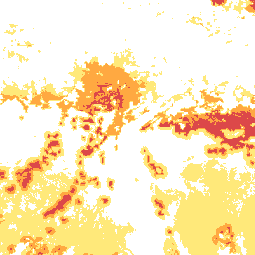
#> input picture elk_probability_files/11/0_0.png, 255 x 255 px; its folder holds only this picture in this run
$ python autoscout_hotspot_tier.py
#> lines starting #> are read from the running program, lines starting #| are printed output that depends on the picture; after the words box and inside, x2 and y2 are one past the last pixel; in counts of white or black regions, pixels touching at a corner belong together
#> (reads pipeline/unit.json from the repository)
"""Auto-Scout step 1 of 4: read the OLD hotspot layer into tiers, for comparison.

Auto-Scout does not use the old layer as an input -- nothing it scores comes
from here. This exists only so each area can report how much of it the old
layer also rated, which is the one corroboration we have (a guide who hunts the
unit called the old layer "mostly accurate", twice).

The old layer is a GMU 44 artefact whose generator was lost. Another unit will
not have it; this step then records that there is no reference layer, and the
areas say so instead of claiming disagreement.

Reads  elk_probability_files/11/*.png  (Deep Zoom level 11 = 1874 x 1251 px,
       one pixel short of matching the 1873 x 1250 grid on each axis)
Writes WORK/hotspot_tier.npy   0 none, 1 yellow, 2 orange, 3 red
       WORK/reference.json     {"has_reference": bool}
"""
import os, re, json, numpy as np
from PIL import Image
from unit import REPO, EW, EH

WORK = os.path.expanduser('~/gmu44-scratch/work/autoscout')
os.makedirs(WORK, exist_ok=True)
D = os.path.join(REPO, 'elk_probability_files', '11')
TS, OV = 254, 1                      # Deep Zoom tile size and overlap

tier = np.zeros((EH, EW), np.int8)
has_ref = os.path.isdir(D)
if has_ref:
    cols = rows = 0
    for f in os.listdir(D):
        m = re.match(r'(\d+)_(\d+)\.png', f)
        if m:
            cols = max(cols, int(m.group(1)) + 1)
            rows = max(rows, int(m.group(2)) + 1)
    canvas = Image.new('RGBA', (1874, 1251))
#> canvas: PIL image 1874x1251 RGBA; every value is 0
    for c in range(cols):
        for r in range(rows):
            p = os.path.join(D, '%d_%d.png' % (c, r))
            if not os.path.exists(p):
                continue
            im = Image.open(p).convert('RGBA')
#> im is the input picture: PIL image 255x255 RGBA; mean R, G, B, A 106.9, 78.7, 16.4, 74.8
            canvas.paste(im, (c*TS - (OV if c > 0 else 0), r*TS - (OV if r > 0 else 0)))
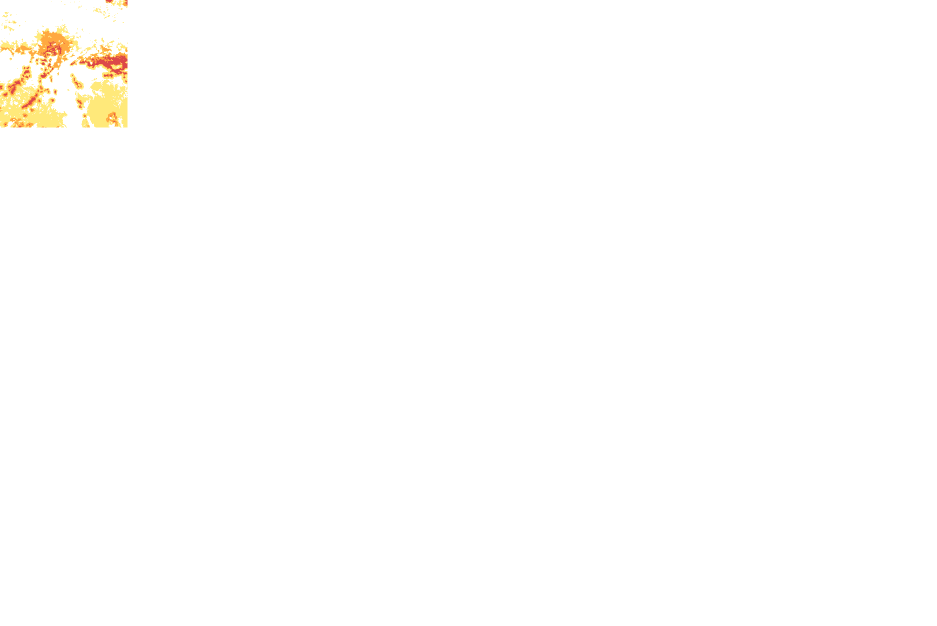
#> canvas: PIL image 1874x1251 RGBA (shown at 1/2 size); mean R, G, B, A 3, 2.2, 0.5, 2.1; transparent parts drawn white
    a = np.array(canvas)[:EH, :EW]
    rgb = a[..., :3].astype(int); al = a[..., 3]
#> after `rgb = a[..., :3].astype(int)`:
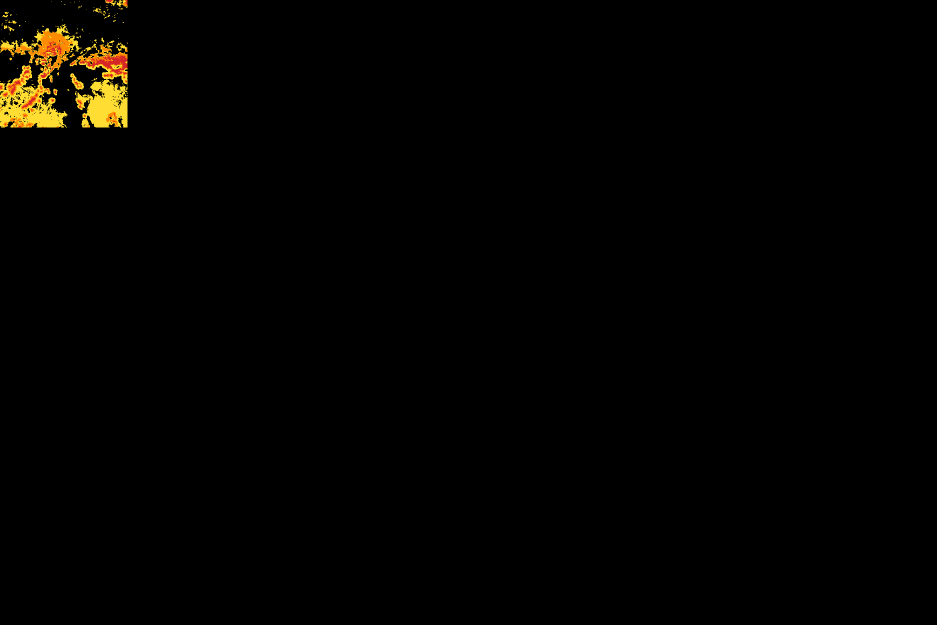
#> rgb: shape (1250, 1873, 3) int64 (shown at 1/2 size); mean R, G, B 3, 2.2, 0.5
    def near(t, tol=30):
#> called with t = (255, 221, 51), tol = 30
        return ((np.abs(rgb[..., 0]-t[0]) < tol) & (np.abs(rgb[..., 1]-t[1]) < tol) &
                (np.abs(rgb[..., 2]-t[2]) < tol) & (al > 0))
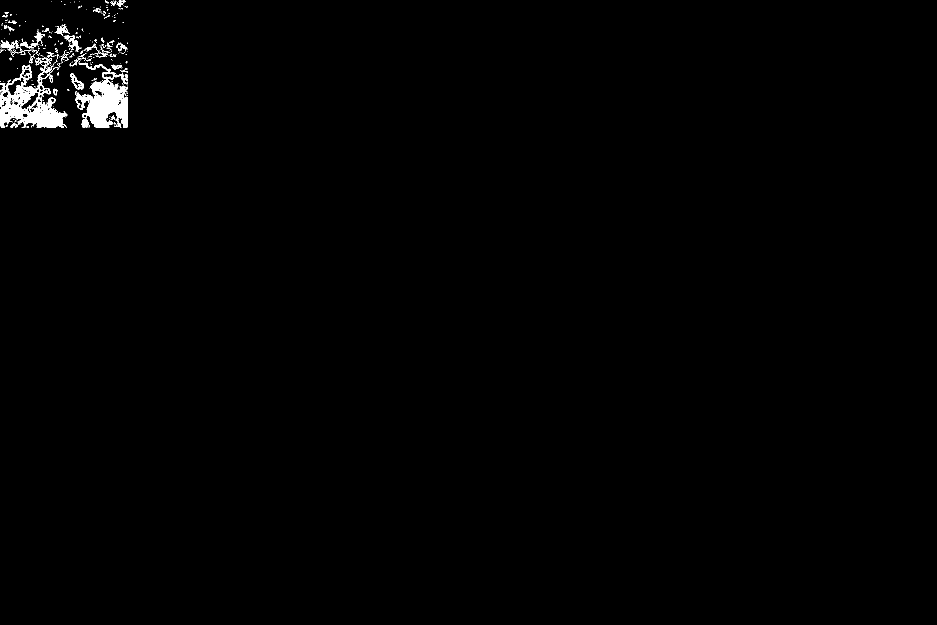
#> returned value: shape (1250, 1873) bool (shown at 1/2 size); 0.8% white; 263 white regions (225 under 20 px), largest, box (x1, y1, x2, y2) and area: (0, 104, 134, 255) 7491, (151, 121, 255, 255) 6875, (40, 62, 90, 97) 384
    tier[near((255, 221, 51))] = 1   # yellow
    tier[near((255, 140, 0))]  = 2   # orange
#> call 2 of near, with t = (255, 140, 0), tol = 30
#> in near (call 2), `return ((np.abs(rgb[..., 0]-t[0]) < tol) & (np.abs(rgb[..., 1]-t[1]) <..`:
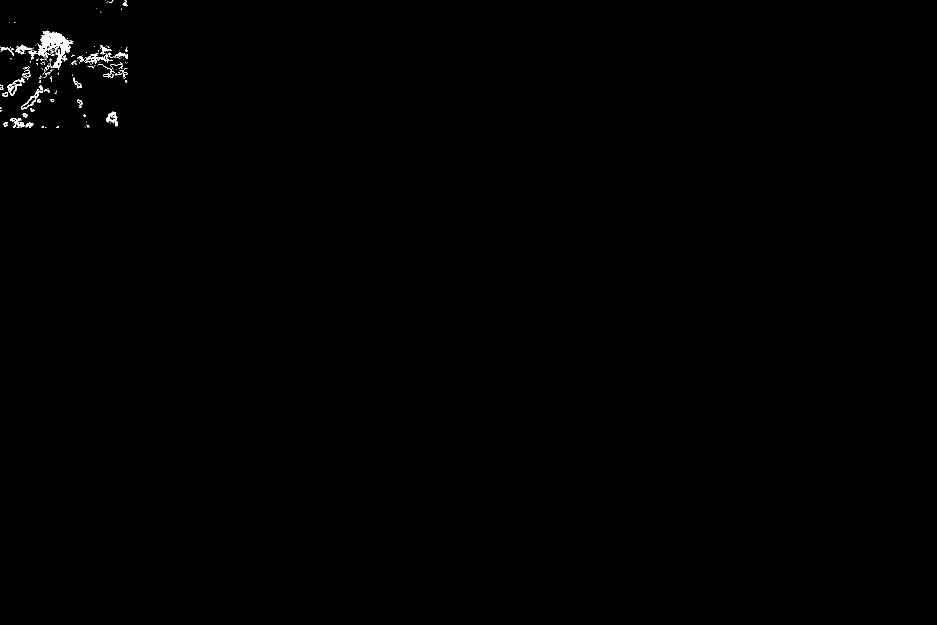
#> returned value: shape (1250, 1873) bool (shown at 1/2 size); 0.27% white; 173 white regions (138 under 20 px), largest, box (x1, y1, x2, y2) and area: (57, 61, 146, 140) 2277, (154, 106, 226, 128) 396, (15, 155, 49, 191) 309
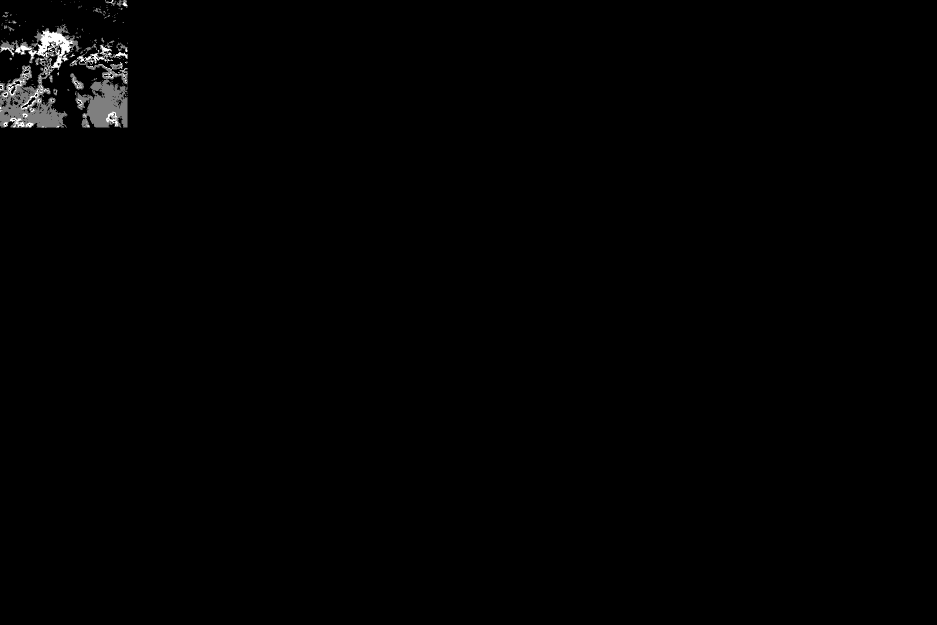
#> tier: shape (1250, 1873) int8 (shown at 1/2 size); 0.27% of pixels changed, all inside (x1, y1, x2, y2) = (0, 0, 255, 255); drawn with min black and max white
    tier[near((214, 39, 40))]  = 3   # red
#> call 3 of near, with t = (214, 39, 40), tol = 30
#> in near (call 3), `return ((np.abs(rgb[..., 0]-t[0]) < tol) & (np.abs(rgb[..., 1]-t[1]) <..`:
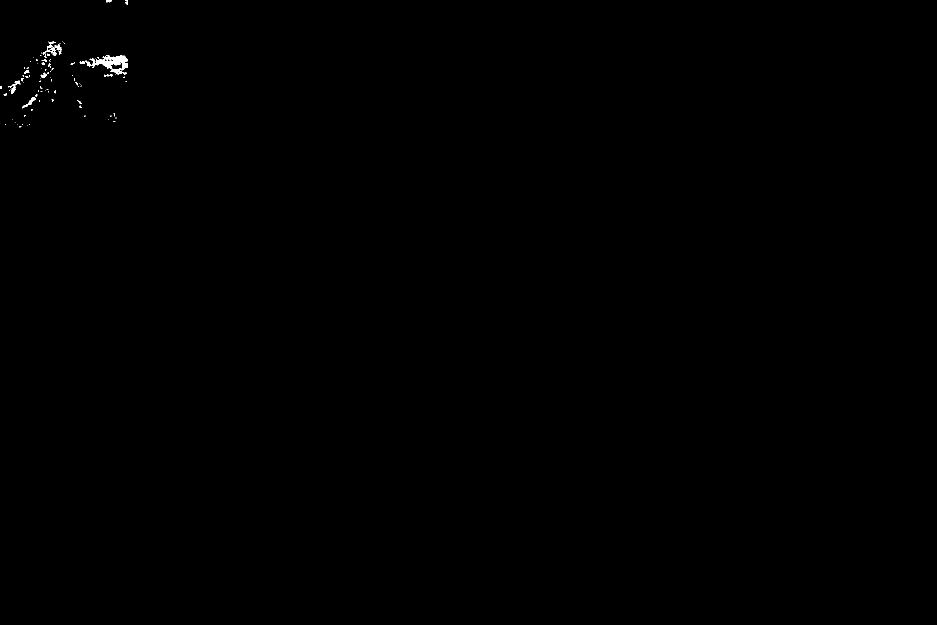
#> returned value: shape (1250, 1873) bool (shown at 1/2 size); 0.12% white; 99 white regions (82 under 20 px), largest, box (x1, y1, x2, y2) and area: (159, 110, 255, 149) 1333, (86, 88, 124, 111) 244, (16, 161, 41, 188) 175
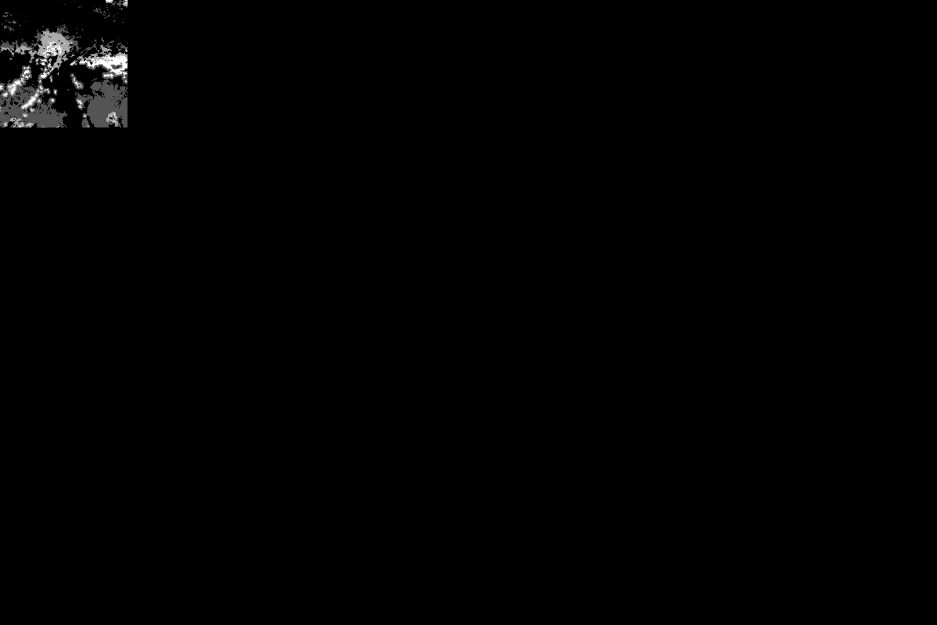
#> tier: shape (1250, 1873) int8 (shown at 1/2 size); 0.12% of pixels changed, all inside (x1, y1, x2, y2) = (0, 0, 255, 255); drawn with min black and max white

np.save(os.path.join(WORK, 'hotspot_tier.npy'), tier)
json.dump({'has_reference': has_ref}, open(os.path.join(WORK, 'reference.json'), 'w'))
if has_ref:
    print('old hotspot layer: yellow %.1f%%  orange %.1f%%  red %.1f%%  any %.1f%%' % (
        100*(tier == 1).mean(), 100*(tier == 2).mean(), 100*(tier == 3).mean(), 100*(tier > 0).mean()))
#| old hotspot layer: yellow 0.8%  orange 0.3%  red 0.1%  any 1.2%
else:
    print('no old hotspot layer for this unit -- areas will report no reference')
